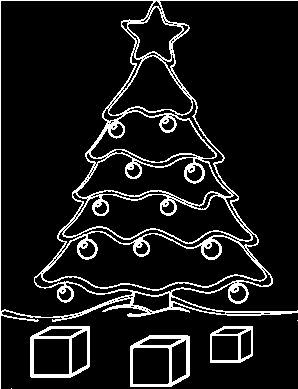
#> input picture Sheet07/xmas.png, 298 x 389 px, found by its file name
$ jupyter execute --allow-errors sheet07_with_solution.ipynb   (shell and % lines are left out)   (text cells are left out)
#> lines starting #> are read from the running program, lines starting #| are printed output that depends on the picture; after the words box and inside, x2 and y2 are one past the last pixel; in counts of white or black regions, pixels touching at a corner belong together
[cell 1]
# Auxiliary functions for this exercise
import numpy as np
from skimage.transform import hough_line, resize

steps = lambda p,q : max(map(lambda x,y: abs(x-y), p, q))+1
coords = lambda p,q,s : tuple([np.linspace(x,y,s,dtype=np.uint16) for x,y in zip(p,q)])

def point(img, p):
    """Insert a point in the black/white image at position p

    Args:
        img (ndarray): Input image.
        p (tuple): Coordinate of point.

    Returns:

    """
    img[p] = 1

def line(img, p, q):
    """Insert a line from p to q in the black/white image

    Args:
        img (ndarray): Input image.
        p (tuple): Coordinate of start position.
        q (tuple): Coordinate of end position.

    Returns:

    """
    img[coords(p,q,steps(p,q))] = 1

def polygon(img, vertices):
    """Insert a (closed) polygon given by a list of points into the black/white image

    Args:
        img (ndarray): Input image.
        vertices (list): List of coordinate tuples.

    Returns:

    """
    for p, q in zip(vertices, vertices[1:]+vertices[0:1]):
        line(img,p,q)

[cell 2]
from skimage.transform import hough_line
import matplotlib.pyplot as plt
import numpy as np
import warnings
warnings.filterwarnings('ignore')

def my_hough_line(img, angles=180):
    """
    Apply linear Hough transform to the given image.

    Args:
        img (numpy.ndarray): The binary image to transform
        angles (int): The number of angles to consider.
    Result:
        accumulator (numpy.ndarray): The accumulator space.
    """
#> called with angles = 180
    # BEGIN SOLUTION
    # Calculate maximal length in the array.
    d_max = int(np.ceil(np.linalg.norm(img.shape)))
    # Initialize accumulator space.
    accumulator = np.zeros((2 * d_max, angles), dtype=np.uint64)
    # Create array for all angles we want to look at.
    theta = np.arange(angles, dtype='int')
    # Convert degrees to radiants.
    theta_radiant = np.deg2rad(theta)
    # For each white pixel in the image,
    # calculate the distance to the origin
    # and increment accumulator space for the distance and all angles.
    for r, c in np.argwhere(img):
        d = np.floor(c * np.cos(theta_radiant) + r * np.sin(theta_radiant))
        d = d.astype(int)
        accumulator[d + d_max, theta] += 1
    # END SOLUTION
    return accumulator


img = np.zeros((100,100))

# You may try different paintings here:
#point(img, (10,10))
#line(img,(10,20),(70,20))
polygon(img,[(20,10),(80,50),(80,80),(30,60)])


fig, [ax1, ax2, ax3] = plt.subplots(1,3, figsize=(12,4))
plt.gray()

# original image
ax1.set_title('Image');
ax1.imshow(img, origin = 'lower')

# skimage
out, angles, d = hough_line(img)

out_resized = resize(out, (out.shape[0], out.shape[0]), anti_aliasing=True, preserve_range=True)
ax2.set_title('Hough transform (skimage)');
ax2.set_xlabel('Angles (degrees)')
ax2.set_ylabel('Distance (pixels)')
ax2.imshow(np.log(1 + out_resized), origin = 'lower', cmap='gray')
ax2.set_yticks(np.linspace(0, out.shape[0], 7))
ax2.set_yticklabels((-1 * np.linspace(d[-1], d[0], 7)).astype(int))
ax2.set_xticks(np.linspace(0, out.shape[0], 5))
ax2.set_xticklabels(np.linspace(np.rad2deg(angles[0]), np.rad2deg(angles[-1]), 5).astype(int))

# own implementation
my_out = my_hough_line(img)

my_out_resized = resize(out, (out.shape[0], out.shape[0]), anti_aliasing=True, preserve_range=True)
ax3.set_title('Hough transform (own implementation)');
ax3.set_xlabel('Angles (degrees)')
ax3.set_ylabel('Distance (pixels)')
ax3.imshow(np.log(1 + my_out_resized), origin = 'lower', cmap='gray')
ax3.set_yticks(np.linspace(0, out.shape[0], 7))
ax3.set_yticklabels((-1 * np.linspace(d[-1], d[0], 7)).astype(int))
ax3.set_xticks(np.linspace(0, out.shape[0], 5))
ax3.set_xticklabels(np.linspace(np.rad2deg(angles[0]), np.rad2deg(angles[-1]), 5).astype(int))

plt.show()
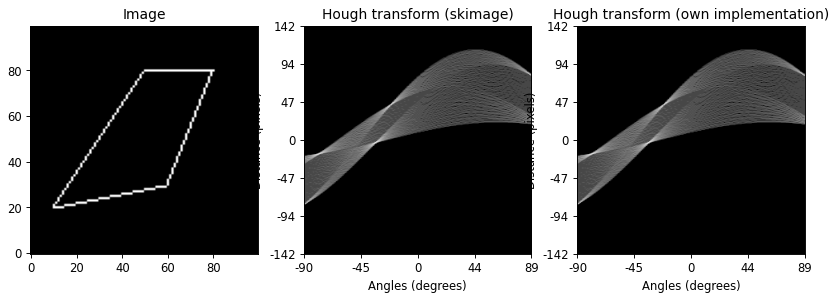
#> figure drawn by matplotlib, 3 panels

[cell 3]
from skimage.transform import hough_line
import matplotlib.pyplot as plt
import numpy as np

# BEGIN SOLUTION
def my_line(img, distance, angle, value=1):
    """Draw a line provided in Hesse form, i.e. by normal angle and distance.
    Not very efficient, but simple.

    Args:
        img (numpy.ndarray): An image where the line should be added
        distance (float): The distance from the origin
        angle (float): The angle of the line
        value (int): The strength of the line
    """
    s = np.sin(angle)
    c = np.cos(angle)
    if abs(c) > abs(s):
        x0 = distance/c
        for y in range(img.shape[0]):
            x = int(np.round(x0 - y*s/c))
            if x >= 0 and x < img.shape[1]:
                img[y,x] += value
    else:
        y0 = distance/s
        for x in range(img.shape[1]):
            y = int(np.round(y0 - x*c/s))
            if y >= 0 and y < img.shape[0]:
                img[y,x] += value
# END SOLUTION

def my_inverse_hough_line(accumulator, shape):
    """Compute an inverse Hough transform, i.e. compute the image from the accumulator space.

    Args:
        accumulator (numpy.ndarray)
        shape (tuple): The shape (dimensions) of the image to be created

    Result:
        img (numpy.ndarray): The image created from the accumulator space.
    """
#> called with shape = (100, 100)
    img = np.zeros(shape, np.uint64)

    # BEGIN SOLUTION
    for d,a in np.argwhere(accumulator):
        val = accumulator[d,a]
        distance = d-accumulator.shape[0]//2
        angle = (a/accumulator.shape[1] - .5) * np.pi
        my_line(img,distance,angle,val)
    # END SOLUTION
    return img

img = np.zeros((100,100))

#point(img, (10,10))
#line(img,(10,20),(70,20))
#line(img,(20,10),(20,70))
polygon(img,[(10,30),(50,50),(10,70)])

plt.figure(figsize=(12, 4))
plt.gray()
plt.subplot(1,3,1) ; plt.title('Image'); plt.imshow(img, origin = 'lower')

out, angles, d = hough_line(img)
out_resized = resize(out, (out.shape[0], out.shape[0]), anti_aliasing=True, preserve_range=True)
ax = plt.subplot(1,3,2) ; plt.title('Hough transform (skimage)');
ax.set_title('Hough transform (skimage)');
ax.set_xlabel('Angles (degrees)')
ax.set_ylabel('Distance (pixels)')
ax.imshow(np.log(1 + out_resized), origin = 'lower', cmap='gray')
ax.set_yticks(np.linspace(0, out.shape[0], 7))
ax.set_yticklabels((-1 * np.linspace(d[-1], d[0], 7)).astype(int))
ax.set_xticks(np.linspace(0, out.shape[0], 5))
ax.set_xticklabels(np.linspace(np.rad2deg(angles[0]), np.rad2deg(angles[-1]), 5).astype(int))

img2 = my_inverse_hough_line(out, img.shape)
plt.subplot(1,3,3) ; plt.title('Inverse Hough transform');
plt.imshow(img2, origin = 'lower')
plt.show()
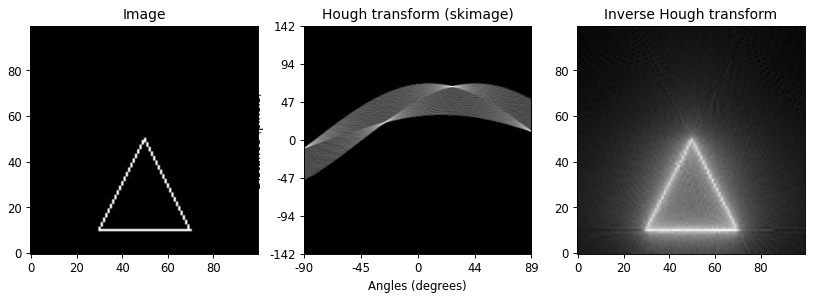
#> figure drawn by matplotlib, 3 panels

[cell 4]
from skimage.transform import hough_line
from scipy import misc
from imageio.v2 import imread
import matplotlib.pyplot as plt
import numpy as np

# load the image
img = imread('images/xmas.png')
#> img: shape (389, 298) bool; 10% white in thin lines or dots

# BEGIN SOLUTION

# The radii of circles to be detected by the hough transform
radii = range(5, 15)

# xx and yy are 200x200 tables containing the x and y coordinates as values
# mgrid is a mesh creation helper
xx, yy = np.mgrid[:200, :200]
# circles contains the squared distance to the (100, 100) point
# we are just using the circle equation learnt at school
d2 = (xx - 100)**2 + (yy - 100)**2

# create circle shapes
circles = []
for r in radii:
    circle = (d2 < ((r + 1)**2)) & (d2 > ((r - 1)**2))
    circles.append(circle[100 - r - 1:100 + r + 1, 100 - r - 1:100 + r + 1])


# simple implementation:
def add_mask1(space, circle, x, y):
    """
    Add a given mask (circle) to the accumulator space.

    Args:
        space (ndarray): Accumulator space.
        circle (tuple)
        x (uint): Coordinate.
        y (uint): Coordinate.
    """
    x -= circle.shape[1] // 2
    y -= circle.shape[0] // 2
    for r, c in circle.where():
        if r >= y and c >= y and r + y < space.shape[0] and c + y < space.shape[1]:
            space[r + y, c + x] += 1


# alternative implementation:
def add_mask2(space, mask, position, offset=(0, 0)):
    """
    Add a given mask to the accumulator space.

    Args:
        space (ndarray): Accumulator space.
        mask (ndarray)
        position (tuple)
        offset (tuple)

    """
    position = np.subtract(position, offset)
    space_min = np.maximum(position, 0)
    mask_min = np.maximum(-position, 0)
    space_max = np.minimum(space.shape, np.add(position, mask.shape))
    mask_max = np.minimum(np.subtract(space.shape, position), mask.shape)
    space[space_min[0]:space_max[0], space_min[1]:space_max[1]] += mask[
        mask_min[0]:mask_max[0], mask_min[1]:mask_max[1]]


def circular_hough(img, masks, radii):
    """ Computes circular hough transform

    Args:
        img (ndarray): Input image.
        masks (list): List of circles.
        radii (list): List of raddii.

    Returns:
        accumulator (ndarray): Accumulator space.
    """
    # Create the accumulator space. This space will have three dimensions:
    # the x- and y-coordinate of the circle and its radius.
    accumulator = np.zeros(
        (len(radii), img.shape[0], img.shape[1]), dtype=np.int64)

    for r, c in np.argwhere(img):
        for i, radius in enumerate(radii):
            add_mask2(accumulator[i], circles[i], (r, c),
                      (radius + 1, radius + 1))
#> this loop made 11577 passes
    return accumulator


# and perform circular hough transform
accumulator = circular_hough(img, circles, radii)

# Analyze the accumulator space
out = np.zeros(img.shape, np.int64)
for i, radius in enumerate(radii):
    max_fit = np.count_nonzero(circles[i])
    level = round(0.9 * max_fit)
    print("radius = {}, max = {}/{}, better than {}: {}".format(
        radius, accumulator[i].max(), max_fit, level,
        np.count_nonzero(accumulator[i] > level)))

    for r, c in np.transpose(np.where(accumulator[i] > level)):
        add_mask2(out, circles[i], (r, c), (radius + 1, radius + 1))
#> this loop made 10 passes
#| radius = 5, max = 50/60, better than 54: 0
#| radius = 6, max = 50/64, better than 58: 0
#| radius = 7, max = 76/80, better than 72: 6
#| radius = 8, max = 90/100, better than 90: 0
#| radius = 9, max = 108/108, better than 97: 7
#| radius = 10, max = 101/120, better than 108: 0
#| radius = 11, max = 78/120, better than 108: 0
#| radius = 12, max = 89/140, better than 126: 0
#> (further printed lines are left out)
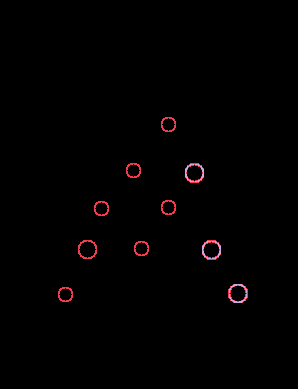
#> out: shape (389, 298) int64; 3 distinct labels, from 0 to 2; one colour per label, 0 black

plt.figure(figsize=(12,6))
plt.gray()
plt.subplot(1, 2, 1)
plt.imshow(img)
plt.subplot(1, 2, 2)
plt.imshow(out)
plt.show()
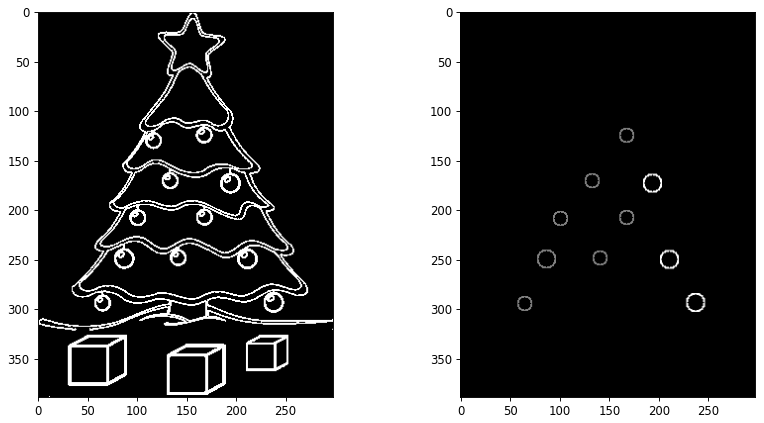
#> figure drawn by matplotlib, 2 panels

# END SOLUTION

[cell 5]
# imageio
from IPython.display import display, HTML
import matplotlib.pyplot as plt
import imageio
import numpy as np
from skimage.filters import gaussian
from skimage.feature import canny
from skimage.color import rgb2gray
from skimage.transform import hough_circle, hough_circle_peaks
from skimage.draw import circle_perimeter


def detect_eyes(img):
    """Find and mark eyes in image.

    Args:
        img (ndarray): The RGB input image to detect the eyes in. shape=(h, w, 3)

    Returns:
        ndarray: The image with detected eyes highlighted.

    """
    ### BEGIN SOLUTION

    # List of radii we compute hough transform for. Ideally we adjust for the perfect radius.
    hough_radii = [10]


    # Convert to grayscale
    img_gray = rgb2gray(img)

    # Detect edges
    img_edges = canny(img_gray)

    # Detect radii
    hough_res = hough_circle(img_edges, hough_radii)

    # Select the two most prominent 2circles
    accums, cx, cy, radii = hough_circle_peaks(hough_res, hough_radii,
                                           total_num_peaks=2)

    for center_y, center_x, radius in zip(cy, cx, radii):
        circy, circx = circle_perimeter(center_y, center_x, radius,
                                    shape=img.shape)
        img[circy, circx] = (255, 0, 0)

    ### END SOLUTION

# aquire some image a img
### BEGIN SOLUTION
img = np.zeros((256, 256))
#> img: shape (256, 256) float64; every value is 0
### END SOLUTION

# display eyes detected in that image
plt.figure()
#> (the rest of this cell did not finish here and is left out)

#> in detect_eyes, `img_edges = canny(img_gray)`: img_edges: shape (256, 256) bool; every value is 0
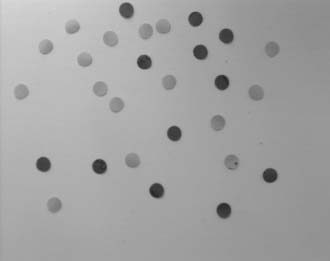
#> input picture Sheet04/images/pebbles.jpg, 330 x 261 px, given in place of the camera
#> further down, frame_bgr is the input picture: shape (261, 330, 3); min 31, max 215, mean 163.1
plt.show()

[cell 6]
# Accessing the webcam with imageio
import imageio.v2 as imageio

#> (the rest of this cell did not finish here and is left out)

[cell 7]
# Accessing the webcam with OpenCV
import cv2

#> (the rest of this cell did not finish here and is left out)

#> in detect_eyes (call 2), `img_edges = canny(img_gray)`:
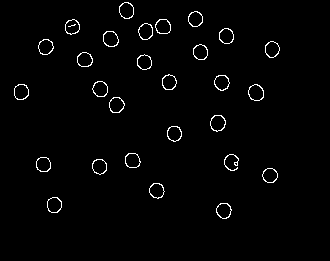
#> img_edges: shape (261, 330) bool; 1.8% white in thin lines or dots, all inside (x1, y1, x2, y2) = (14, 2, 280, 219)
#> the loop in detect_eyes (call 2), `for center_y, center_x, radius in zip(cy, cx, radii):` made 2 passes
#> (center_y, center_x, radius) on passes 1 to 2: (94, 253, 10), (29, 162, 10)
#> after the loop in detect_eyes (call 2), `for center_y, center_x, radius in zip(cy, cx, radii):`:
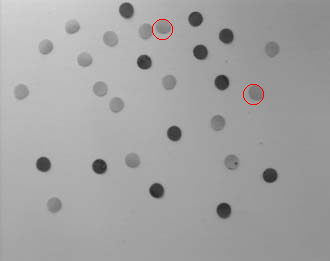
#> img: shape (261, 330, 3); 0.13% of pixels changed, all inside (x1, y1, x2, y2) = (152, 19, 264, 105)
        fig.canvas.draw()

except KeyboardInterrupt:
    print("Interrupted")
finally:
    webcam.release()
    plt.close(fig)
    print("Camera was closed.")

[cell 8]
import numpy as np
import matplotlib.pyplot as plt

shape = (100,100)
### BEGIN SOLUTION
u, v = (2, 3)

def wave_image(shape, u, v, amplitude=1.0, phase=0.0):
    """Create a basis wave for Fourier transform of an image of a given shape,
    horizontal and vertical frequency, amplitude, and phase.
    """
#> called with shape = (100, 100), u = 2, v = 3, amplitude = 1, phase = 0
    frequencies = np.zeros(shape, dtype=complex)
    frequencies[v,u] = frequencies.size * amplitude * np.exp(1j * phase)
    return np.real(np.fft.ifft2(frequencies))
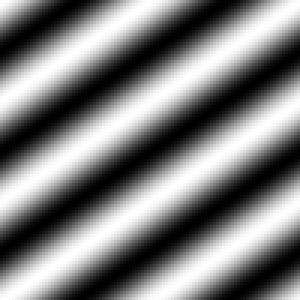
#> returned value: shape (100, 100) float64 (shown 3 times larger); min -1, max 1, mean 1.78e-19; drawn with min black and max white

fig = plt.figure()
plt_im = plt.imshow(wave_image(shape, u, v), cmap='gray', vmin=-1, vmax=1, interpolation='bilinear')
plt.show()
### END SOLUTION
